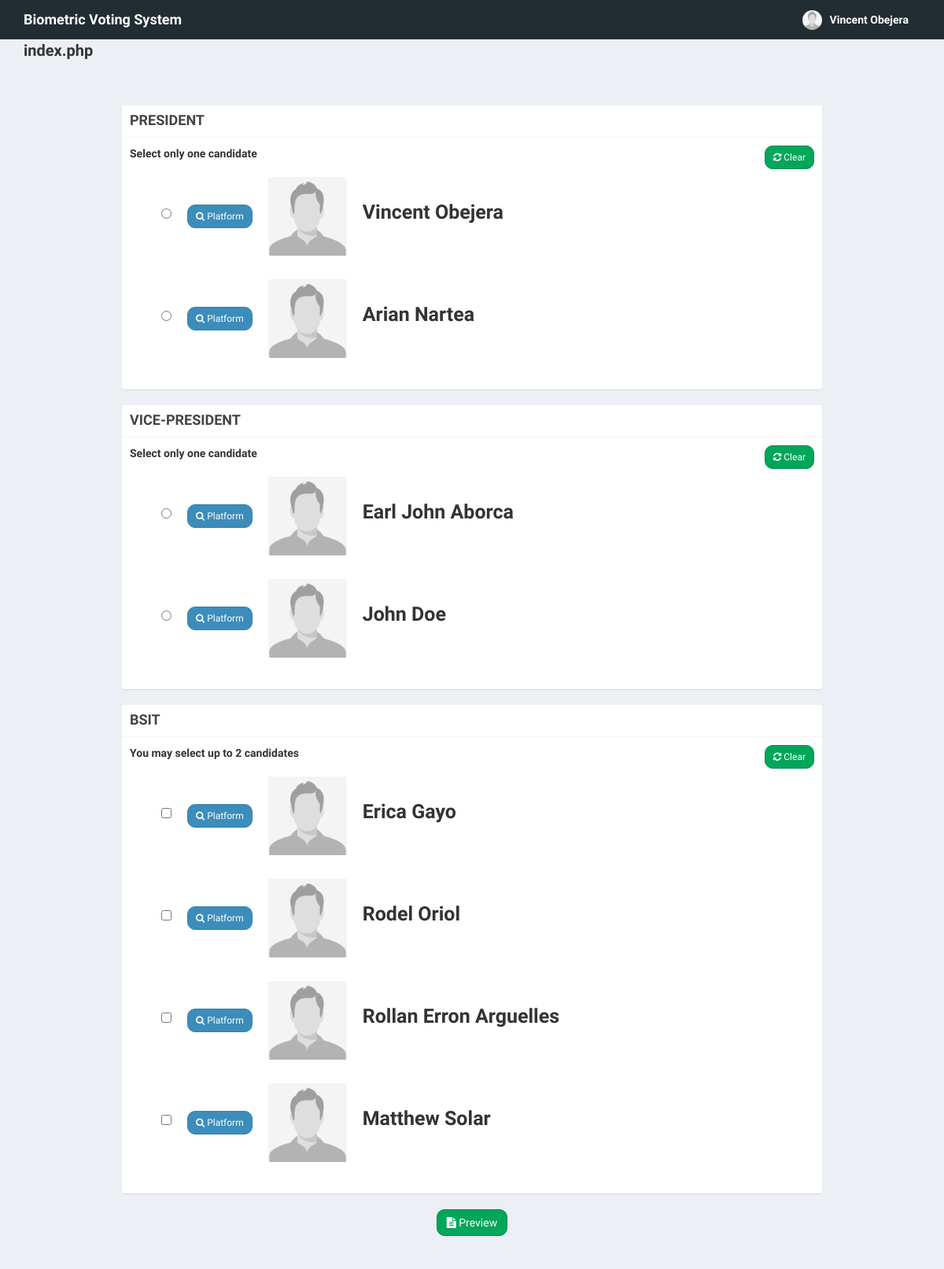
Page /home.php (signed in) on the committed database.
### tables this page shows
CREATE TABLE `voters` (
  `id` int(11) NOT NULL,
  `password` varchar(60) NOT NULL,
  `fullname` varchar(100) NOT NULL,
  `course` enum('BTVTED_AFA','BSED_MATH','BSED_SCIENCE','BSIT','BS_ENTREP','BSFI') NOT NULL,
  `email` varchar(100) NOT NULL,
  `studentid` varchar(50) NOT NULL
);

CREATE TABLE `positions` (
  `id` int(11) NOT NULL,
  `description` varchar(50) NOT NULL,
  `max_vote` int(11) NOT NULL,
  `priority` int(11) NOT NULL
);

CREATE TABLE `candidates` (
  `id` int(11) NOT NULL,
  `position_id` int(11) NOT NULL,
  `fullname` varchar(30) NOT NULL,
  `age` varchar(30) NOT NULL,
  `photo` varchar(150) NOT NULL,
  `platform` text NOT NULL
);

### includes/session.php (called while the page is built, shortened)
<?php
include 'includes/conn.php';
if (isset($_SESSION['voter'])) {
	$sql = "SELECT * FROM voters WHERE id = '" . $_SESSION['voter'] . "'";
	$query = $conn->query($sql);
	$voter = $query->fetch_assoc();
} else {
	header('location: user.php');
	exit();
}

### includes/slugify.php (called while the page is built)
<?php
function slugify($string)
{
	$preps = array('in', 'at', 'on', 'by', 'into', 'off', 'onto', 'from', 'to', 'with', 'a', 'an', 'the', 'using', 'for');
	$pattern = '/\b(?:' . join('|', $preps) . ')\b/i';
	$string = preg_replace($pattern, '', $string);
	$string = preg_replace('~[^\\pL\d]+~u', '-', $string);
	$string = trim($string, '-');
	$string = iconv('utf-8', 'us-ascii//TRANSLIT', $string);
	$string = strtolower($string);
	$string = preg_replace('~[^-\w]+~', '', $string);
	return $string;
}

### home.php (the view, shortened to what this page needs)
<?php include 'includes/session.php'; ?>
<?php include 'includes/header.php'; ?>
<?php include 'includes/conn.php';
$course = $_SESSION['courses']; ?>
<body class="hold-transition skin-blue layout-top-nav">
	<div class="wrapper">
		<?php include 'includes/navbar.php'; ?>
		<div class="content-wrapper">
			<div class="container">
				<div id="countdown"></div>
				<section class="content">
					<?php
					$parse = parse_ini_file('admin/config.ini', FALSE, INI_SCANNER_RAW);
					$title = $parse['election_title'];
					?>
					<h1 class="page-header text-center title"><b><?php echo strtoupper($title); ?></b></h1>
					<div class="row">
						<div class="col-sm-10 col-sm-offset-1">
							<?php
							$sql = "SELECT * FROM votes WHERE voters_id = '" . $voter['id'] . "'";
							$vquery = $conn->query($sql);
							if ($vquery->num_rows > 0) {
							?>
								<div class="text-center">
									<h3>You have already voted for this election.</h3>
									<a href="printcast.php" class="btn btn-success"><span class="glyphicon glyphicon-print"></span> Print</a>
								</div>
							<?php
							} else {
							?>
								<form method="POST" id="ballotForm" action="submit_ballot.php">
									<?php
									include 'includes/slugify.php';
									$candidate = '';
									$course = $_SESSION['courses'];
									$evsu_course = [
										'BSIT' => 'BSIT',
										'BTVTED_AFA' => 'BTVTED_AFA',
										'BSED_MATH' => 'BSED_MATH',
										'BSED_SCIENCE' => 'BSED_SCIENCE',
										'BS_ENTREP' => 'BS_ENTREP',
										'BSFI' => 'BSFI'
									];
									if (array_key_exists($course, $evsu_course)) {
										$description = $evsu_course[$course];
										$sql = "SELECT * FROM positions WHERE description = '$description' OR description IN ('President', 'Vice-President') ORDER BY priority ASC";
									} else {
										$sql = "SELECT * FROM positions WHERE description IN ('President', 'Vice-President') ORDER BY priority ASC";
									}
									$query = $conn->query($sql);
									while ($row = $query->fetch_assoc()) {
										$sql = "SELECT * FROM candidates WHERE position_id='" . $row['id'] . "'";
										$cquery = $conn->query($sql);
										while ($crow = $cquery->fetch_assoc()) {
											$slug = slugify($row['description']);
											$checked = '';
											$input = ($row['max_vote'] > 1) ? '<input type="checkbox" class="flat-red ' . $slug . '" name="' . $slug . "[]" . '" value="' . $crow['id'] . '" ' . $checked . '>' : '<input type="radio" class="flat-red ' . $slug . '" name="' . slugify($row['description']) . '" value="' . $crow['id'] . '" ' . $checked . '>';
											$image = (!empty($crow['photo'])) ? 'images/' . $crow['photo'] : 'images/profile.jpg';
											$candidate .= '
												<li>
													' . $input . '<button type="button" class="btn btn-primary btn-sm btn-flat clist platform" data-platform="' . $crow['platform'] . '" data-fullname="' . $crow['fullname'] . '"><i class="fa fa-search"></i> Platform</button><img src="' . $image . '" height="100px" width="100px" class="clist"><span class="cname clist">' . $crow['fullname'] . '</span>
												</li>
											';
										}
										$instruct = ($row['max_vote'] > 1) ? 'You may select up to ' . $row['max_vote'] . ' candidates' : 'Select only one candidate';
										echo
										'
											<div class="rowq">
												<div class="col-xs-12">
													<div class="box box-solid" id="' . $row['id'] . '">
														<div class="box-header with-border">
															<h3 class="box-title"><b>' . $row['description'] . '</b></h3>
														</div>
														<div class="box-body">
															<p>' . $instruct . '
																<span class="pull-right">
																	<button type="button" class="btn btn-success btn-sm btn-flat reset" data-desc="' . slugify($row['description']) . '"><i class="fa fa-refresh"></i> Clear</button>
																</span>
															</p>
															<div id="candidate_list">
																<ul>
																	' . $candidate . '
																</ul>
															</div>
														</div>
													</div>
												</div>
											</div>
										';
										$candidate = '';
									}
									?>
									<div class="text-center">
										<button type="button" class="btn btn-success btn-flat" id="preview"><i class="fa fa-file-text"></i> Preview</button>
									</div>
								</form>
							<?php
							}
							?>
						</div>
					</div>
				</section>
			</div>
		</div>
	</div>
</body>
</html>

### includes/header.php (shortened to what this page needs)
<!DOCTYPE html>
<html>
<head>
  <link rel="stylesheet" href="https://cdn.jsdelivr.net/npm/sweetalert2@11/dist/sweetalert2.min.css">
  <link rel="stylesheet" href="bower_components/bootstrap/dist/css/bootstrap.min.css">
  <link rel="stylesheet" href="plugins/iCheck/all.css">
  <link rel="stylesheet" href="bower_components/datatables.net-bs/css/dataTables.bootstrap.min.css">
  <link rel="stylesheet" href="bower_components/font-awesome/css/font-awesome.min.css">
  <link rel="stylesheet" href="dist/css/AdminLTE.min.css">
  <link rel="stylesheet" href="dist/css/skins/_all-skins.min.css">
</head>

### includes/navbar.php (shortened to what this page needs)
<header class="main-header">
  <nav class="navbar navbar-static-top">
    <div class="container">
      <div class="navbar-header">
        <a href="#" class="navbar-brand"><b>Biometric Voting System</a>
      </div>
      <div class="navbar-custom-menu">
        <ul class="nav navbar-nav">
          <li class="dropdown user user-menu">
            <a href="#" class="dropdown-toggle" data-toggle="dropdown">
              <img src="<?php echo (!empty($voter['photo'])) ? 'images/' . $voter['photo'] : 'images/profile.jpg' ?>" class="user-image" alt="User Image">
              <span><?php echo $voter['fullname'] ?></span>
            </a>
          </li>
        </ul>
      </div>
    </div>
  </nav>
</header>

### includes/header.php (style rules this page uses)
.title { font-size: 50px; }
#candidate_list { margin-top: 20px; }
#candidate_list ul { list-style-type: none; }
#candidate_list ul li { margin: 0 30px 30px 0; vertical-align: top }
.clist { margin-left: 20px; }
.cname { font-size: 25px; }

### home.php (style rules this page uses)
#countdown { font-size: 20px; font-weight: bold; }

### rows in the picture
voters: fullname "Vincent Obejera"
positions: description "PRESIDENT", max_vote "Select only one candidate"
candidates: fullname "Vincent Obejera"
candidates: fullname "Arian Nartea"
positions: description "VICE-PRESIDENT", max_vote "Select only one candidate"
candidates: fullname "Earl John Aborca"
candidates: fullname "John Doe"
positions: description "BSIT", max_vote "You may select up to 2 candidates"
candidates: fullname "Erica Gayo"
candidates: fullname "Rodel Oriol"
candidates: fullname "Rollan Erron Arguelles"
candidates: fullname "Matthew Solar"
